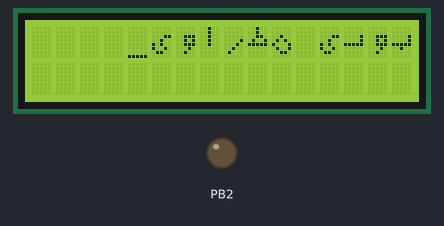
This program was run on a simulated ATmega32, built with avr-gcc and emulated at 8 MHz. On the bench: 16×2 character LCD, output pins drawn as LEDs (lit = HIGH). Wiring (inferred from the signals the program sends): character LCD (HD44780): RS PB1; E PB0; data PA4, PA5, PA6, PA7. Pins used as bus, display or sensor lines are not drawn. At 1.1 s the program stops and its outputs stay as they are.

Above: at 1.1 s.

The program:

lcd_project.c
```c
/*
 * lcd_project.c
 *
 * Created: 11/29/2022 4:29:40 PM
 *  Author: abdel
 */


#define F_CPU 8000000UL
#include <util/delay.h>
#include "lcd_driver.h"
int main(void)
{
	LCD_vinit();
	LCD_vsend_cmd(64);
 LCD_vsend_char(0b00000000);//? ?? ???
 LCD_vsend_char(0b00000000);
 LCD_vsend_char(0b00000001);
 LCD_vsend_char(0b00000001);
 LCD_vsend_char(0b00011111);
 LCD_vsend_char(0b00000100);
 LCD_vsend_char(0b00000000);
 LCD_vsend_char(0b00000000);

 LCD_vsend_char(0b00000000);//? ?? ???
 LCD_vsend_char(0b00000000);
 LCD_vsend_char(0b00000111);
 LCD_vsend_char(0b00000101);
 LCD_vsend_char(0b00000111);
 LCD_vsend_char(0b00000010);
 LCD_vsend_char(0b00000100);
 LCD_vsend_char(0b00000000);

 LCD_vsend_char(0b00000000);//? ?? ???
 LCD_vsend_char(0b00000000);
 LCD_vsend_char(0b00000001);
 LCD_vsend_char(0b00000001);
 LCD_vsend_char(0b00011111);
 LCD_vsend_char(0b00000000);
 LCD_vsend_char(0b00000000);
 LCD_vsend_char(0b00000000);

 LCD_vsend_char(0b00000000);//??? ?? ?
 LCD_vsend_char(0b00000000);
 LCD_vsend_char(0b00000011);
 LCD_vsend_char(0b00000100);
 LCD_vsend_char(0b00010100);
 LCD_vsend_char(0b00010010);
 LCD_vsend_char(0b00001100);
 LCD_vsend_char(0b00000000);

 LCD_vsend_char(0b00000000);//? ?? ???
 LCD_vsend_char(0b00000000);
 LCD_vsend_char(0b00000100);
 LCD_vsend_char(0b00001010);
 LCD_vsend_char(0b00010001);
 LCD_vsend_char(0b00001001);
 LCD_vsend_char(0b00000110);
 LCD_vsend_char(0b00000000);

 LCD_vsend_char(0b00000100);//??? ?? ?
 LCD_vsend_char(0b00000100);
 LCD_vsend_char(0b00000110);
 LCD_vsend_char(0b00001001);
 LCD_vsend_char(0b00011111);
 LCD_vsend_char(0b00000000);
 LCD_vsend_char(0b00000000);
 LCD_vsend_char(0b00000000);

 LCD_vsend_char(0b00000000);//? ?? ???
 LCD_vsend_char(0b00000000);
 LCD_vsend_char(0b00000000);
 LCD_vsend_char(0b00000001);
 LCD_vsend_char(0b00000010);
 LCD_vsend_char(0b00000100);
 LCD_vsend_char(0b00001000);
 LCD_vsend_char(0b00000000);

 LCD_vsend_char(0b00000100);//? ?? ???
 LCD_vsend_char(0b00000100);
 LCD_vsend_char(0b00000100);
 LCD_vsend_char(0b00000100);
 LCD_vsend_char(0b00000100);
 LCD_vsend_char(0b00000000);
 LCD_vsend_char(0b00000000);
 LCD_vsend_char(0b00000000);

 LCD_vmove_cursor(1,16);
 LCD_vsend_char(0);
 LCD_vmove_cursor(1,15);
 LCD_vsend_char(1);
 LCD_vmove_cursor(1,14);
 LCD_vsend_char(2);
 LCD_vmove_cursor(1,13);
 LCD_vsend_char(3);
 LCD_vmove_cursor(1,12);
 LCD_vsend_char(32);
 LCD_vmove_cursor(1,11);
 LCD_vsend_char(4);
 LCD_vmove_cursor(1,10);
 LCD_vsend_char(5);
 LCD_vmove_cursor(1,9);
 LCD_vsend_char(6);
 LCD_vmove_cursor(1,8);
 LCD_vsend_char(7);
 LCD_vmove_cursor(1,7);
 LCD_vsend_char(1);
 LCD_vmove_cursor(1,6);
 LCD_vsend_char(3);
 LCD_vmove_cursor(1,5);
    while(1)
    {


    }
}
```

LCD_config.h
```c
/*
 * LCD_config.h
 *
 * Created: 12/1/2022 2:56:20 PM
 *  Author: abdel
 */


#ifndef LCD_CONFIG_H_
#define LCD_CONFIG_H_
#define four_bits_mode
#endif /* LCD_CONFIG_H_ */
```

lcd_driver.c
```c
/*
 * lcd.c
 *
 * Created: 11/29/2022 4:30:35 PM
 *  Author: abdel
 */
#include "lcd_driver.h"
#include "DIO_driver.h"
#define F_CPU 8000000UL
#include <util/delay.h>
#include "std_macros.h"
void LCD_vinit()
{
	#if defined eight_bits_mode
	_delay_ms(200);
	DIO_vset_pindir('A',0,1);
	DIO_vset_pindir('A',1,1);
	DIO_vset_pindir('A',2,1);
	DIO_vset_pindir('A',3,1);
	DIO_vset_pindir('A',4,1);
	DIO_vset_pindir('A',5,1);
	DIO_vset_pindir('A',6,1);
	DIO_vset_pindir('A',7,1);
	DIO_vset_pindir('B',EN,1);
	DIO_vset_pindir('B',RW,1);
	DIO_vset_pindir('B',RS,1);
	DIO_vwrite_pin('B',RW,0);
	LCD_vsend_cmd(EIGHT_BITS); //8 bit mode
	_delay_ms(1);
	LCD_vsend_cmd(CURSOR_ON_DISPLAN_ON);//display on cursor on
	_delay_ms(1);
	LCD_vsend_cmd(CLR_SCREEN);//clear the screen
	_delay_ms(10);
	LCD_vsend_cmd(ENTRY_MODE); //entry mode
	_delay_ms(1);

	#elif defined four_bits_mode
	_delay_ms(200);
	DIO_vset_pindir('A',4,1);
	DIO_vset_pindir('A',5,1);
	DIO_vset_pindir('A',6,1);
	DIO_vset_pindir('A',7,1);
	DIO_vset_pindir('B',EN,1);
	DIO_vset_pindir('B',RW,1);
	DIO_vset_pindir('B',RS,1);
	DIO_vwrite_pin('B',RW,0);
	LCD_vsend_cmd(RETURN_HOME); //return home
	_delay_ms(10);
	LCD_vsend_cmd(FOUR_BITS); //4 bit mode
	_delay_ms(1);
	LCD_vsend_cmd(CURSOR_ON_DISPLAN_ON);//display on cursor on
	_delay_ms(1);
	LCD_vsend_cmd(CLR_SCREEN);//clear the screen
	_delay_ms(10);
	LCD_vsend_cmd(ENTRY_MODE); //entry mode
	_delay_ms(1);
	#endif
}
static void send_falling_edge(void)
{
	DIO_vwrite_pin('B',EN,1);
	_delay_ms(2);
	DIO_vwrite_pin('B',EN,0);
	_delay_ms(2);
}
void LCD_vsend_char(char data)
{
	#if defined eight_bits_mode
	DIO_vwrite_port('A',data);
	DIO_vwrite_pin('B',RS,1);
	send_falling_edge();

	#elif defined four_bits_mode
	vwrite_highnibble('A',data>>4);
	DIO_vwrite_pin('B',RS,1);
	send_falling_edge();
	vwrite_highnibble('A',data);
	DIO_vwrite_pin('B',RS,1);
	send_falling_edge();
	_delay_ms(1);
	#endif
}
void LCD_vsend_cmd(char cmd)
{
	#if defined eight_bits_mode
	DIO_vwrite_port('A',cmd);
	DIO_vwrite_pin('B',RS,0);
	send_falling_edge();

	#elif defined four_bits_mode
	vwrite_highnibble('A',cmd>>4);
	DIO_vwrite_pin('B',RS,0);
	send_falling_edge();
	vwrite_highnibble('A',cmd);
	DIO_vwrite_pin('B',RS,0);
	send_falling_edge();
	_delay_ms(1);
	#endif
}
void LCD_vclearscreen()
{
	LCD_vsend_cmd(CLR_SCREEN);
	_delay_ms(10);

}

void LCD_vmove_cursor(unsigned char row , unsigned char coloumn)
{
	char data ;
	if(row>2||row<1||coloumn>16||coloumn<1)
	{
		data=0x80;
	}
	else if(row==1)
	{
		data=0x80+coloumn-1 ;
	}
	else if (row==2)
	{
		data=0xc0+coloumn-1;
	}
	LCD_vsend_cmd(data);
	_delay_ms(1);
}
void LCD_vSend_string(char *data)
{
	while((*data)!='\0')
	{
		LCD_vsend_char(*data);
		data++;
	}
}
void vwrite_lownibble(unsigned char port,unsigned char number)
{
	DIO_vwrite_pin(port,0,READ_BIT(number,0));
	DIO_vwrite_pin(port,1,READ_BIT(number,1));
	DIO_vwrite_pin(port,2,READ_BIT(number,2));
	DIO_vwrite_pin(port,3,READ_BIT(number,3));
}
void vwrite_highnibble(unsigned char port,unsigned char number)
{
	DIO_vwrite_pin(port,4,READ_BIT(number,0));
	DIO_vwrite_pin(port,5,READ_BIT(number,1));
	DIO_vwrite_pin(port,6,READ_BIT(number,2));
	DIO_vwrite_pin(port,7,READ_BIT(number,3));
}
```

lcd_driver.h
```c
/*
 * lcd.h
 *
 * Created: 11/29/2022 4:30:47 PM
 *  Author: abdel
 */
#ifndef LCD_H_
#define LCD_H_
#include "DIO_driver.h"
#include "LCD_config.h"
#define CLR_SCREEN 0x01
#define CURSOR_ON_DISPLAN_ON 0x0E
#define CURSOR_OFF_DISPLAN_OFF 0x08
#define CURSOR_OFF_DISPLAN_ON 0x0c
#define CURSOR_BLINK_DISPLAN_ON 0x0f
#define RETURN_HOME 0x02
#define ENTRY_MODE 0x06
#if defined four_bits_mode
#define EN 0
#define RS 1
#define RW 2
#define FOUR_BITS 0x28
#elif defined eight_bits_mode
#define EN 0
#define RS 1
#define RW 2
#define EIGHT_BITS 0x38
#endif
void LCD_vinit();
static void send_falling_edge(void);
void LCD_vsend_char(char data);
void LCD_vsend_cmd(char cmd);
void LCD_vclearscreen();
void LCD_vmove_cursor(unsigned char row , unsigned char column);
void LCD_vSend_string(char *data);
void vwrite_lownibble(unsigned char port,unsigned char number);
void vwrite_highnibble(unsigned char port,unsigned char number);
#endif /* LCD_H_ */
```

seven_seg_bcd_driver.c
```c
/*
 * seven_seg_bcd_driver.c
 *
 * Created: 10/9/2022 10:08:12 PM
 *  Author: abdel
 */
#include "DIO_driver.h"
#include "std_macros.h"
void sevenseg_vinit_bcd(unsigned char port)
{
	DIO_vset_pindir(port,0,1);
	DIO_vset_pindir(port,1,1);
	DIO_vset_pindir(port,2,1);
	DIO_vset_pindir(port,3,1);
}
void sevenseg_vwrite_bcd(unsigned char port,unsigned char number)
{
	DIO_vwrite_pin(port,0,READ_BIT(number,0));
	DIO_vwrite_pin(port,1,READ_BIT(number,1));
	DIO_vwrite_pin(port,2,READ_BIT(number,2));
	DIO_vwrite_pin(port,3,READ_BIT(number,3));
}
```

std_macros.h
```c
#define REGISTOR_SIZE 8
#define SET_BIT(reg,bit) reg|=(1<<bit)
#define CLR_BIT(reg,bit) reg&=(~(1<<bit))
#define TOG_BIT(reg,bit) reg^=(1<<bit)
#define READ_BIT(reg,bit) ((reg&(1<<bit))>>bit)
#define IS_BIT_SET(reg,bit) ((reg&(1<<bit))>>bit)
#define IS_BIT_CLR(reg,bit) !((reg&(1<<bit))>>bit)
```

DIO_driver.c
```c
#include <avr/io.h>
#define F_CPU 8000000UL
#include <util/delay.h>
#include "std_macros.h"
void DIO_vset_pindir(unsigned char port,unsigned char pin,unsigned char dir)
{
switch(port)
{
	case 'A':
	case 'a':
	if(dir==1)
	{
		SET_BIT(DDRA,pin);
	}
	else
	{
		CLR_BIT(DDRA,pin);
	}
	break;
	case 'B':
	case 'b':
	if(dir==1)
	{
		SET_BIT(DDRB,pin);
	}
	else
	{
		CLR_BIT(DDRB,pin);
	}
	break;
	case 'C':
	case 'c':
	if(dir==1)
	{
		SET_BIT(DDRC,pin);
	}
	else
	{
		CLR_BIT(DDRC,pin);
	}
	break;
	case 'D':
	case 'd':
	if(dir==1)
	{
		SET_BIT(DDRD,pin);
	}
	else
	{
		CLR_BIT(DDRD,pin);
	}
	break;
}}
void DIO_vwrite_pin(unsigned char port,unsigned char pin,unsigned char val)
{
	switch(port)
	{
		case 'A':
		case 'a':
		if(val==1)
		{
			SET_BIT(PORTA,pin);
		}
		else
		{
			CLR_BIT(PORTA,pin);
		}
		break;
		case 'B':
		case 'b':
		if(val==1)
		{
			SET_BIT(PORTB,pin);
		}
		else
		{
			CLR_BIT(PORTB,pin);
		}
		break;
		case 'C':
		case 'c':
		if(val==1)
		{
			SET_BIT(PORTC,pin);
		}
		else
		{
			CLR_BIT(PORTC,pin);
		}
		break;
		case 'D':
		case 'd':
		if(val==1)
		{
			SET_BIT(PORTD,pin);
		}
		else
		{
			CLR_BIT(PORTD,pin);
		}
		break;
	}}
unsigned char DIO_U8read_pin(unsigned char port,unsigned char pin)
{
	unsigned char value;
	switch(port)
	{
		case 'A':
		case 'a':
			value=READ_BIT(PINA,pin);
			break;
		case 'B':
		case 'b':
			value=READ_BIT(PINB,pin);
			break;
		case 'C':
		case 'c':
			value=READ_BIT(PINC,pin);
			break;
		case 'D':
		case 'd':
			value=READ_BIT(PIND,pin);
			break;
	}
	return value;
}
void DIO_vtoggle(unsigned char port,unsigned char pin)
{
switch(port)
{
	case 'A':
	case 'a':
		TOG_BIT(PORTA,pin);
		break;
	case 'B':
	case 'b':
		TOG_BIT(PORTB,pin);
		break;
	case 'C':
	case 'c':
		TOG_BIT(PORTC,pin);
		break;
	case 'D':
	case 'd':
		TOG_BIT(PORTD,pin);
		break;
	}
}
void DIO_vset_portdir(unsigned char port,unsigned char dir)
{
	switch(port)
	{
		case 'A':
		case 'a':
		DDRA=dir;
		break;
		case 'B':
		case 'b':
		DDRB=dir;
		break;
		case 'C':
		case 'c':
		DDRC=dir;
		break;
		case 'D':
		case 'd':
		DDRD=dir;
		break;
	}
}
void DIO_vwrite_port(unsigned char port,unsigned char val)
{
	switch(port)
	{
		case 'A':
		case 'a':
		PORTA=val;
		break;
		case 'B':
		case 'b':
		PORTB=val;
		break;
		case 'C':
		case 'c':
		PORTC=val;
		break;
		case 'D':
		case 'd':
		PORTD=val;
		break;
	}
}
unsigned char DIO_U8read_port(unsigned char port)
{
	int val;
	switch(port)
	{
		case 'A':
		case 'a':
		val=PINA;
		break;
		case 'B':
		case 'b':
		val=PINB;
		break;
		case 'C':
		case 'c':
		val=PINC;
		break;
		case 'D':
		case 'd':
		val=PIND;
		break;
	}
	return val;
}
void DIO_vtog_port(unsigned char port)
{
	switch(port)
	{
		case 'A':
		case 'a':
		PORTA=~PORTA;
		break;
		case 'B':
		case 'b':
		PORTB=~PORTB;
		break;
		case 'C':
		case 'c':
		PORTC=~PORTC;
		break;
		case 'D':
		case 'd':
		PORTD=~PORTD;
		break;
	}
}
void DIO_vcontrolpullup(unsigned char port,unsigned char pin,unsigned char enable)
{
	switch(port)
	{
		case 'a':
		case 'A':
		if(enable==1)
		{
			SET_BIT(PORTA,pin);
		}
		else
		{
			CLR_BIT(PORTA,pin);
		}
		break;
		case 'b':
		case 'B':
		if(enable==1)
		{
			SET_BIT(PORTB,pin);
		}
		else
		{
			CLR_BIT(PORTB,pin);
		}
		break;
		case 'c':
		case 'C':
		if(enable==1)
		{
			SET_BIT(PORTC,pin);
		}
		else
		{
			CLR_BIT(PORTC,pin);
		}
		break;
		case 'd':
		case 'D':
		if(enable==1)
		{
			SET_BIT(PORTD,pin);
		}
		else
		{
			CLR_BIT(PORTD,pin);
		}
		break;

	}

}
```

DIO_driver.h
```c
/*
 * DIO_driver.h
 *
 * Created: 9/27/2022 9:50:33 AM
 *  Author: abdel
 */


#ifndef DIO_DRIVER_H_
#define DIO_DRIVER_H_
void DIO_vset_pindir(unsigned char port,unsigned char pin,unsigned char dir);
void DIO_vwrite_pin(unsigned char port,unsigned char pin,unsigned char val);
unsigned char DIO_U8read_pin(unsigned char port,unsigned char pin);
void DIO_vtoggle(unsigned char port,unsigned char pin);
void DIO_vset_portdir(unsigned char port,unsigned char dir);
void DIO_vwrite_port(unsigned char port,unsigned char val);
unsigned char DIO_U8read_port(unsigned char port);
void DIO_vtog_port(unsigned char port);
void DIO_vcontrolpullup(unsigned char port,unsigned char pin,unsigned char enable);
#endif /* DIO_DRIVER_H_ */
```
